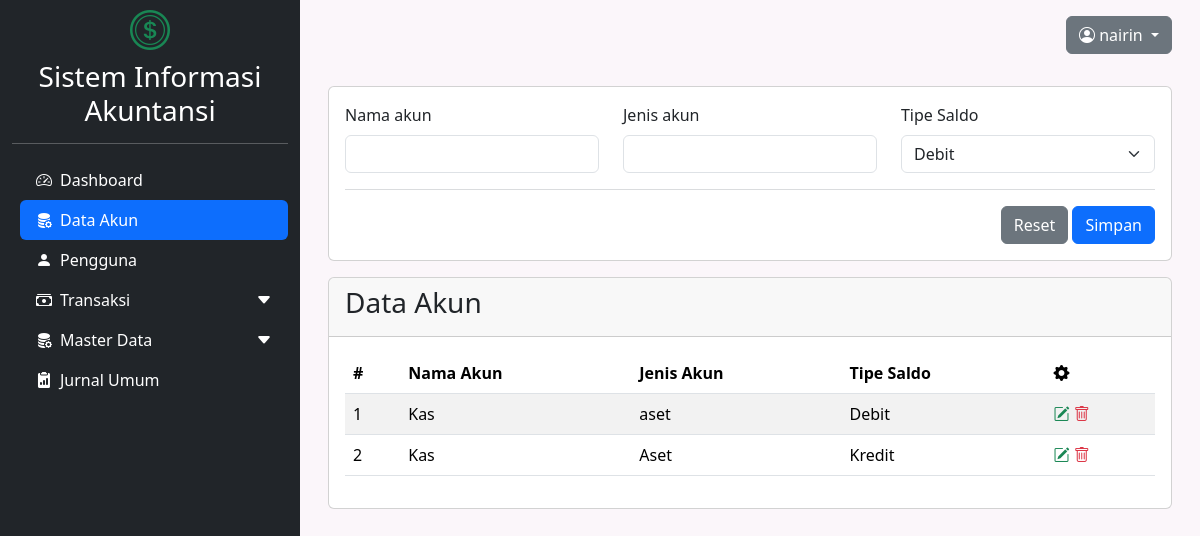
/dashboard.php?modul=akun (signed in), run on the app's committed database.
### tables this page shows
CREATE TABLE `akun` (
  `akun_id` int(11) NOT NULL,
  `nama_akun` varchar(100) NOT NULL,
  `jenis_akun` varchar(50) NOT NULL,
  `tipe_saldo` enum('Debit','Kredit') NOT NULL
);

### modul/akun/index.php (the view, shortened to what this page needs)
<form action="modul/akun/aksi_akun.php?act=insert" method="post">
  <div class="card mb-3">
    <div class="card-body">
      <div class="row mb-3">
        <div class="col-md-4">
          <label class="form-label" for="nama_akun">Nama akun</label>
          <input type="text" class="form-control" name="nama_akun" required>
        </div>
        <div class="col-md-4">
          <label class="form-label" for="jenis_akun">Jenis akun</label>
          <input type="text" class="form-control" name="jenis_akun" required>
        </div>
        <div class="col-md-4">
          <label class="form-label" for="type_saldo">Tipe Saldo</label>
          <select class="form-select" name="type_saldo" required>
            <option value="debit">Debit</option>
          </select>
        </div>
      </div>
      <hr class="text-secondary">
      <div class="text-end">
        <button type="reset" class="btn btn-secondary">Reset</button>
        <button type="submit" class="btn btn-primary">Simpan</button>
      </div>
    </div>
  </div>
</form>
<div class="card">
  <div class="card-header">
    <h3>Data Akun</h3>
  </div>
  <div class="card-body">
    <div class="table-responsive">
      <table class="table table-striped">
        <thead>
          <tr>
            <th>#</th>
            <th>Nama Akun</th>
            <th>Jenis Akun</th>
            <th>Tipe Saldo</th>
            <th><i class="bi bi-gear-fill"></i></th>
          </tr>
        </thead>
        <tbody>
          <?php
          $query = "SELECT * FROM akun";
          $exec = mysqli_query($koneksi, $query);
          $no = 1;
          while ($data = mysqli_fetch_array($exec)) {
          ?>
            <tr>
              <td><?= $no++ ?></td>
              <td><?= $data['nama_akun'] ?></td>
              <td><?= $data['jenis_akun'] ?></td>
              <td><?= $data['tipe_saldo'] ?></td>
              <td>
                <a href="#editAkun<?= $data['akun_id'] ?>" class="text-decoration-none" data-bs-toggle="modal">
                  <i class="bi bi-pencil-square text-success"></i>
                </a>
                <a href="modul/akun/aksi_akun.php?act=delete&id=<?= $data['akun_id'] ?>" class="text-decoration-none" onclick="return confirm('Yakin hapus data?')">
                  <i class="bi bi-trash text-danger"></i>
                </a>
              </td>
            </tr>
          <?php } ?>
        </tbody>
      </table>
    </div>
  </div>
</div>

### data on the page
akun: nama_akun "Kas", jenis_akun "aset", tipe_saldo "Debit"
akun: nama_akun "Kas", jenis_akun "Aset", tipe_saldo "Kredit"

### other printed values
$_SESSION['nama_lengkap'] "nairin"
